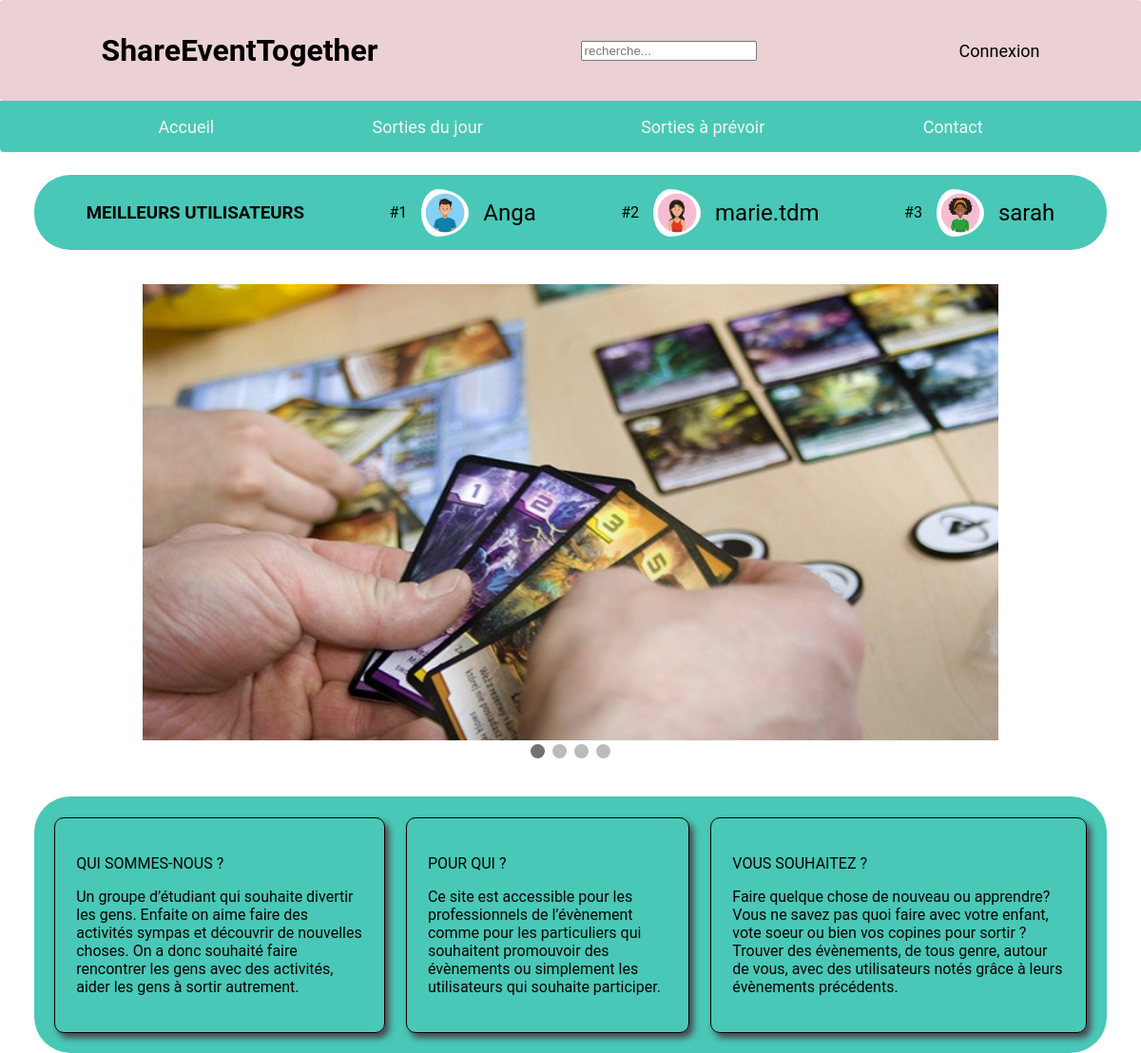
/php/index.php, run on the app's committed database.
### tables this page shows
CREATE TABLE `evenements` (
  `id_evenement` int(11) NOT NULL,
  `id_utilisateur` int(11) NOT NULL,
  `date_poste` datetime NOT NULL DEFAULT current_timestamp(),
  `description` text NOT NULL,
  `date_evenement` datetime NOT NULL,
  `titre_evenement` varchar(250) NOT NULL,
  `id_karma` int(11) DEFAULT NULL,
  `lieu` varchar(255) DEFAULT NULL,
  `id_categorie` int(11) DEFAULT NULL
);

CREATE TABLE `utilisateurs` (
  `id_utilisateur` int(11) NOT NULL,
  `prenom` varchar(100) NOT NULL,
  `nom` varchar(100) NOT NULL,
  `date_naissance` date NOT NULL,
  `adresse` varchar(250) NOT NULL,
  `code_postale` int(5) NOT NULL,
  `pays` varchar(100) NOT NULL,
  `telephone` int(10) NOT NULL,
  `mail` varchar(250) NOT NULL,
  `pseudo` varchar(100) NOT NULL,
  `mot_de_passe` varchar(255) NOT NULL,
  `type_utilisateur` varchar(50) NOT NULL,
  `ville` varchar(200) NOT NULL,
  `date_creation_utilisateur` datetime DEFAULT current_timestamp()
);

### php/index.php (the view, shortened to what this page needs)
<?php
require "../controllers/bdd.php"
?>
<!DOCTYPE html>
<html lang="fr">
<head>
    <link rel="stylesheet" href="../assets/css/index.css"/>
</head>
<body>
<?php
if(isset($_SESSION['id_name'])){
    require("headerConnect.php");
}
else{
        require("headerDisconnect.php");
}
?>
<div class="fond1">
    <h3> MEILLEURS UTILISATEURS</h3>
<?php
$req = $bdd->query('SELECT AVG(note) as moyenne, e.*,u.*, pu.url
    FROM karma as k
    left join utilisateurs as u
    on k.id_utilisateur = u.id_utilisateur
    left join evenements as e
    on u.id_utilisateur = e.id_utilisateur
    LEFT JOIN photo_utilisateurs as pu
    ON u.id_utilisateur = pu.id_utilisateur
    GROUP by k.id_utilisateur
    ORDER by moyenne DESC LIMIT 3');
$i=1;
while($donnees = $req ->fetch()){
    ?>
    <div class="align_best">
        <p><?php echo "#".$i ?></p>
    <img src="<?php echo $donnees['url'] ?>" id="photo_best_user">
    <a href="profilUser.php?id_user= <?php echo $donnees['id_utilisateur'] ?>"> <?php echo $donnees['pseudo'] ?></a>
    </div>
    <?php
    $i++;
}
?>
</div>
<div class="slideshow-container">
    <div class="mySlides fade">
        <img src="../assets/images/jeu_societe.jpg">
    </div>
    <span class="dot"></span>
    <span class="dot"></span>
    <span class="dot"></span>
    <span class="dot"></span>
</div>
    <section class="fond flex_column">
        <div id="carte">
            <p>QUI SOMMES-NOUS ?  </p>
            <p> Un groupe d’étudiant qui souhaite divertir les gens. Enfaite on aime faire des activités sympas et découvrir de nouvelles choses. On a donc souhaité faire rencontrer les gens avec des activités, aider les gens à sortir autrement. </p>
        </div>
        <div id="carte">
            <p>POUR QUI ?  </p>
            <p> Ce site est accessible pour les professionnels de l’évènement comme pour les particuliers qui souhaitent promouvoir des évènements ou simplement les utilisateurs qui souhaite participer.  </p>
        </div>
        <div id="carte">
            <p>VOUS SOUHAITEZ ?  </p>
            <p> Faire quelque chose de nouveau ou apprendre?
                Vous ne savez pas quoi faire avec votre enfant, vote soeur ou bien vos copines pour sortir ? Trouver des évènements, de tous genre, autour de vous, avec des utilisateurs notés grâce à leurs évènements précédents.  </p>
        </div>
    </section>
</body>
</html>

### assets/css/index.css (style rules this page uses)
body { margin: 0 !important; font-family: 'Roboto', sans-serif; }
.fond { margin-left: 3%; margin-right: 3%; padding: 10px 10px 10px 10px; background: rgba(23, 185, 163, 0.78) !important; border-radius: 38px; top: 195px; }
.fond1 { margin-left: 3%; margin-right: 3%; padding: 10px 10px 10px 10px; background: rgba(23, 185, 163, 0.78) !important; border-radius: 38px; top: 195px; text-align: center; margin-bottom: 3%; display: flex; justify-content: space-around; }
#photo_best_user { width: 50px; height: 50px; border-radius: 50%; }
.align_best { display: flex; align-items: center; justify-content: space-around; }
.align_best a { text-decoration: none; color: black; font-size: 1.5rem; padding-left: 15px; }
.align_best img { padding-left: 15px; }
.align_best p { font-size: 1rem; }
.slideshow-container { text-align: center; margin-bottom: 3%; }
.slideshow-container img { width: 75%; }
.dot { height: 15px; width: 15px; margin: 0 2px; background-color: #bbb; border-radius: 50%; display: inline-block; transition: background-color 0.6s ease; }
.active { background-color: #717171; }
.fade { -webkit-animation-name: fade; -webkit-animation-duration: 2s; animation-name: fade; animation-duration: 2s; transition: 5s; }
.flex_column { display: flex; flex-direction: row; }
#carte { padding: 2%; border: solid black 1px; margin: 1%; box-shadow: 4px 5px 7px 0 rgba(74,66,74,1); border-radius: 10px; }

### assets/css/headerConnect.css (style rules this page uses)
body { margin: 0 !important; font-family: 'Roboto', sans-serif; }

### data on the page
evenements: shows a picture, id_utilisateur.pseudo "Anga"
evenements: shows a picture, id_utilisateur.pseudo "marie.tdm"
evenements: shows a picture, id_utilisateur.pseudo "sarah"
